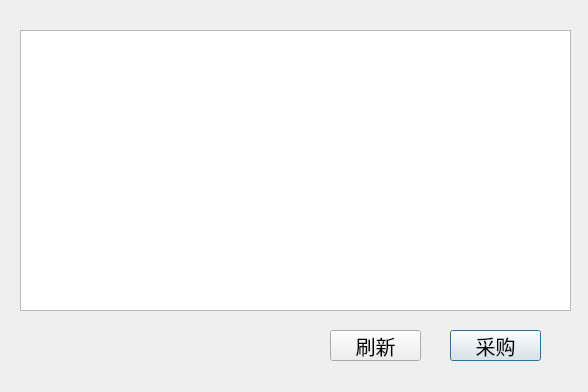
<?xml version="1.0" encoding="UTF-8"?>
<ui version="4.0">
 <class>DialogLack</class>
 <widget class="QDialog" name="DialogLack">
  <property name="geometry">
   <rect>
    <x>0</x>
    <y>0</y>
    <width>588</width>
    <height>392</height>
   </rect>
  </property>
  <property name="windowTitle">
   <string>Dialog</string>
  </property>
  <widget class="QTableView" name="tableView">
   <property name="geometry">
    <rect>
     <x>20</x>
     <y>30</y>
     <width>551</width>
     <height>281</height>
    </rect>
   </property>
   <property name="font">
    <font>
     <pointsize>15</pointsize>
    </font>
   </property>
  </widget>
  <widget class="QPushButton" name="btn_buy">
   <property name="geometry">
    <rect>
     <x>450</x>
     <y>330</y>
     <width>91</width>
     <height>31</height>
    </rect>
   </property>
   <property name="font">
    <font>
     <pointsize>15</pointsize>
    </font>
   </property>
   <property name="text">
    <string>采购</string>
   </property>
  </widget>
  <widget class="QPushButton" name="btn_flush">
   <property name="geometry">
    <rect>
     <x>330</x>
     <y>330</y>
     <width>91</width>
     <height>31</height>
    </rect>
   </property>
   <property name="font">
    <font>
     <pointsize>15</pointsize>
    </font>
   </property>
   <property name="text">
    <string>刷新</string>
   </property>
  </widget>
 </widget>
 <resources/>
 <connections/>
</ui>
